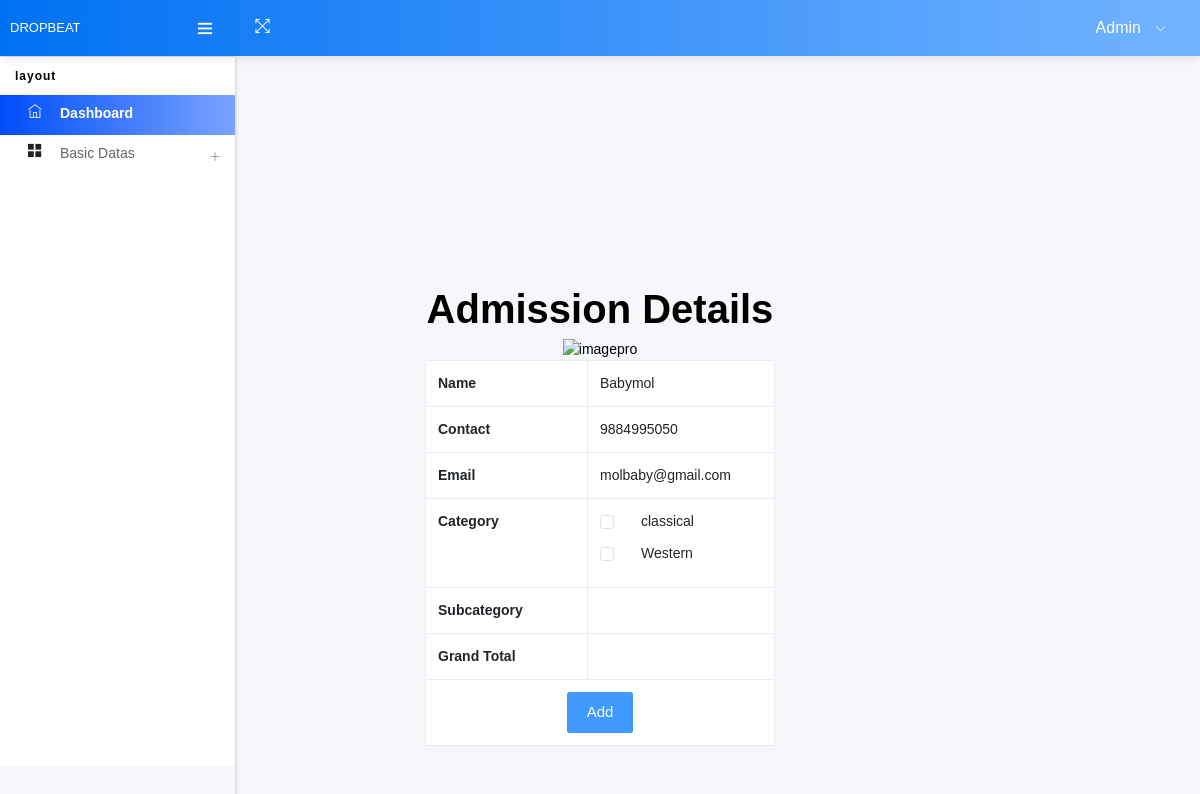
Page /Project/Admin/AdmissionDetails.php?student_id=3 on the committed database.
### tables this page shows
CREATE TABLE `tbl_studentregistration` (
  `student_id` int(11) NOT NULL auto_increment,
  `student_name` varchar(50) NOT NULL,
  `student_contact` varchar(50) NOT NULL,
  `student_email` varchar(50) NOT NULL,
  `student_password` varchar(50) NOT NULL,
  `student_photo` varchar(50) NOT NULL,
  PRIMARY KEY  (`student_id`)
);

CREATE TABLE `tbl_category` (
  `category_id` int(11) NOT NULL auto_increment,
  `category_name` varchar(50) NOT NULL,
  PRIMARY KEY  (`category_id`)
);

### Project/Admin/AdmissionDetails.php (the view, shortened to what this page needs)
<!DOCTYPE html PUBLIC "-//W3C//DTD XHTML 1.0 Transitional//EN" "http://www.w3.org/TR/xhtml1/DTD/xhtml1-transitional.dtd">
<html xmlns="http://www.w3.org/1999/xhtml">
<head>
<link href="https://cdn.jsdelivr.net/npm/bootstrap@5.5.0/dist/css/bootstrap.min.css" rel="stylesheet">
</head>
<body style="background-color:lightslategray;color: black;">
<body>
<?php
include("Head.php");
$sel="select * from tbl_studentregistration where student_id='".$_GET["student_id"]."'";
$data=mysql_query($sel);
$row=mysql_fetch_array($data);
?>
<br><br><br><br><br><br><br><br><br><br><br>
 <div class="container">
 <center><h1>Admission Details</h1></center>
        <form method="post">
            <div class="row justify-content-center">
                <div class="col-md-4 text-center">
                    <img src="../Assets/Files/User/<?php echo $row["student_photo"]?>" alt="imagepro" width="114" height="88" />
                </div>
            </div>
            <div class="row justify-content-center">
                <div class="col-md-4">
                    <table class="table table-bordered">
                        <tr>
                            <th>Name</th>
                            <td width="187"><?php echo $row["student_name"]?></td>
                        </tr>
                        <tr>
                            <th>Contact</th>
                            <td><?php echo $row["student_contact"]?></td>
                        </tr>
                        <tr>
                            <th>Email</th>
                            <td><?php echo $row["student_email"]?></td>
                        </tr>
                        <tr>
                            <th>Category</th>
                            <td>
                                <?php
                                    $sel="select * from tbl_category";
                                    $data=mysql_query($sel);
                                    while($row=mysql_fetch_array($data))
                                    {
                                ?>
                                <div class="form-check">
                                    <input type="checkbox" name="cate[]" id="cate" class="form-check-input cate" value="<?php echo $row["category_id"]?>" onclick="getSub()"/>
                                    <label class="form-check-label" for="cate"><?php echo $row["category_name"]?></label>
                                </div>
                                <?php
                                    }
                                ?>
                            </td>
                        </tr>
                        <tr>
                            <th>Subcategory</th>
                            <td id="subcat"><?php echo $row["category_name"]?></td>
                        </tr>
                        <tr>
                            <th>Grand Total</th>
                            <td id="total"></td>
                        </tr>
                        <tr>
                            <td colspan="2" class="text-center">
                                <input type="submit" name="btnsave" value="Add" class="btn btn-primary" />
                            </td>
                        </tr>
                    </table>
                </div>
            </div>
        </form>
    </div>
</body>
</html>
</body>
</html>

### rows in the picture
tbl_studentregistration: student_name "Babymol", student_contact "9884995050", student_email "molbaby@gmail.com"
tbl_category: category_name "classical"
tbl_category: category_name "Western"
